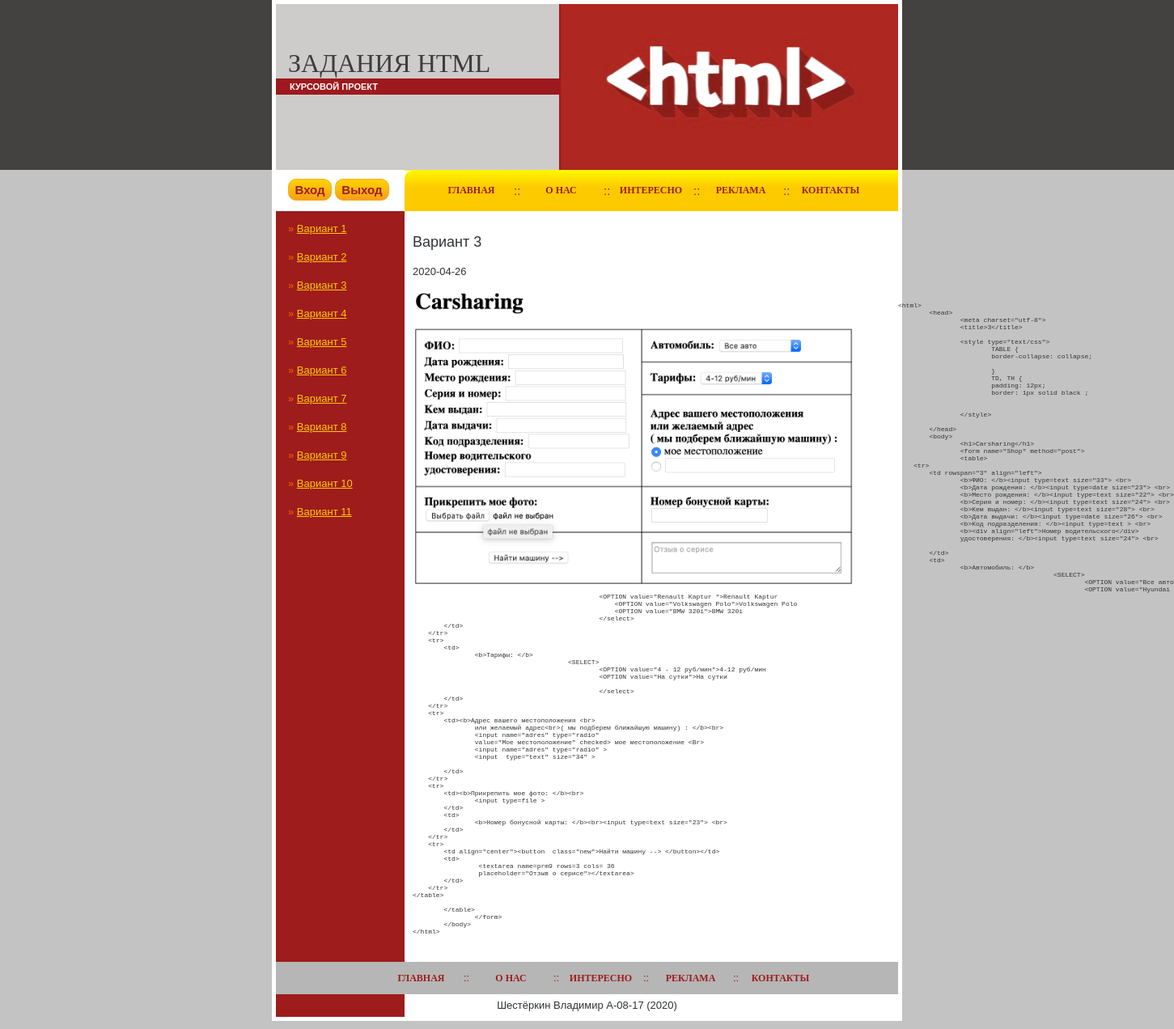
/?option=view&id_text=3, run on the app's committed database.
### tables this page shows
CREATE TABLE `category` (
  `id_category` int UNSIGNED NOT NULL,
  `name_category` varchar(255) NOT NULL
);

CREATE TABLE `menu` (
  `id_menu` int UNSIGNED NOT NULL,
  `name_menu` varchar(255) NOT NULL,
  `text_menu` text NOT NULL
);

CREATE TABLE `statti` (
  `id` int UNSIGNED NOT NULL,
  `title` varchar(255) NOT NULL,
  `text` text NOT NULL,
  `date` date NOT NULL,
  `img_src` varchar(255) NOT NULL
);

### classes/ACore.php (the view, shortened to what this page needs)
<?php
abstract class ACore {
	protected $db;
	public function __construct() {
		$this->db = mysqli_connect(HOST,USER,PASSWORD);
	}
	protected function get_header() {
		include "header.php";
	}
	protected function get_left_bar() {
		$query = "SELECT id_category,name_category FROM category";
		$result = mysqli_query($this->db,$query);
		echo '
					<div class="quick-bg">
							<div id="spacer" style="margin-bottom:15px;">
								<div id="rc-bg"> <input class="button10" type="button" value="Вход" onClick=location.href="../minicms/?option=login">  <input class="button10" type="button" value="Выход" onClick=location.href="http://localhost/minicms/?option=main">.</div>
							</div>';
		for($i = 0;$i < mysqli_num_rows($result); $i++) {
			$row = mysqli_fetch_assoc($result);
			printf("<div class='quick-links'>
					» <a href='?option=category&id_cat=%s'>%s</a>
					</div>",$row['id_category'],$row['name_category']);
		}
		echo "</div>";
	}
	protected function get_menu() {
		$row = $this->menu_array();
		echo '<div id="mainarea">
			<div class="heading">';
		echo '<div class="toplinks" style="padding-left:30px;">
					<a href="?option=main">Главная</a></div>
				<div class="sap2">::</div>';
		$i = 1;
		foreach($row as $item) {
			printf("<div class='toplinks'><a href='?option=menu&id_menu=%s'>%s</a></div>
					",$item['id_menu'],$item['name_menu']);
				if($i != count($row)) {
					echo "<div class='sap2'>::</div>";
				}
				$i++;
		}
		echo "</div>";
	}
	protected function menu_array() {
		$query = "SELECT id_menu,name_menu FROM menu";
		$result = mysqli_query($this->db,$query);
		$row = array();
		for($i = 0;$i < mysqli_num_rows($result); $i++) {
			$row[] = mysqli_fetch_assoc($result);
		}
		return $row;
	}
	protected function get_footer() {
		$row = $this->menu_array();
		echo "<div id='bottom'>";
		echo '<div class="toplinks" style="padding-left:127px;">
					<a href="?option=main">Главная</a></div>
				<div class="sap2">::</div>';
		$i = 1;
		foreach($row as $item) {
			printf("<div class='toplinks'><a href='?option=menu&id_menu=%s'>%s</a></div>
					",$item['id_menu'],$item['name_menu']);
				if($i != count($row)) {
					echo "<div class='sap2'>::</div>";
				}
				$i++;
		}
		echo '</div>
		            <div class="copy"><span class="style1"> Шестёркин Владимир A-08-17 (2020) </span>
		</div>
	</div>
</center></body></html>';
	}
	public function get_body() {
		$this->get_left_bar();
		$this->get_menu();
		$this->get_content();
		$this->get_footer();
	}
}
?>

### classes/view.php (shortened to what this page needs)
<?php
class view extends ACore {
	public function get_content() {
		echo '<div id="main">';
		if(!$_GET['id_text']) {
			echo 'Не правильные данные для вывода статьи';
		}
		else {
			$id_text = (int)$_GET['id_text'];
			if(!$id_text) {
				echo 'Не правильные данные для вывода статьи';
			}
			else {
				$query = "SELECT title,text,date,id,img_src FROM statti WHERE id='$id_text'";
				$result = mysqli_query($this->db,$query);
				$row = mysqli_fetch_assoc($result);
				printf("<link rel='stylesheet'href='https://cdnjs.cloudflare.com/ajax/libs/highlight.js/9.15.8/styles/tomorrow.min.css'>
					<script src='https://cdnjs.cloudflare.com/ajax/libs/highlight.js/9.15.8/highlight.min.js'></script>
					<script>hljs.initHighlightingOnLoad();</script>
					<p style='font-size:18px'>%s</p>
						<p>%s</p>
						<p><img style='margin-right:50px' width='550px' align='left' src='%s' ></p>
						<p><pre><code class='html' style='font-size: 6pt'> %s</code></pre></p>"
						,$row['title'],$row['date'],$row['img_src'],$row['text']);
			}
		}
		echo '</div>
			</div>';
	}
}
?>

### style/style.css (style rules this page uses)
body { font: normal small Arial, Helvetica, sans-serif; color: #303335; text-align:justify; font-size:13px; margin-top:0px; margin-left:0px; margin-right:0px; margin-bottom:10px; background-color:#c3c3c3; background-image:url(../images/bg2.gif); background-repeat:repeat-x; }
.sap2 { color:#9E1C1C; width:6px; text-align:center; float:left; }
.toplinks { color:#9E1C1C; text-transform:uppercase; font-family:"trebuchet ms"; width:105px; float:left; font-weight:bold; font-size:12px; text-align:center; }
.toplinks a { color:#9E1C1C; text-decoration:none; }
#mainarea { width:610px; margin-bottom:10px; background-image:url(../images/heading-bg.gif); background-repeat:repeat-x; float:left; }
.quick-bg { width:159px; text-align:left; float:left; }
.heading { height:51px; font-size:15px; color:#560001; text-align:left; line-height:51px; background-image:url(../images/rc.gif); background-repeat:no-repeat; background-position:left; }
#main { padding-top:10px; text-align:left; padding-bottom:10px; padding-left:10px; padding-right:10px; }
a { color:#DE5202; font-weight:bold; text-decoration:underline; }
.quick-links { height:35px; line-height:35px; color:#DE5202; font-weight:bold; padding-left:15px; }
.quick-links a { color:#FDCA00; font-weight:normal; text-decoration:underline; }
#bottom { height:40px; line-height:40px; background-color:#B6B6B6; width:769px; float:left; }
.copy { clear:left; height:28px; line-height:28px; }
#rc-bg { width:144px; height:51px; line-height:51px; background-color:#ffffff; font-size:15px; color:#FFFFFF; text-align:left; text-transform:uppercase; font-family:"trebuchet ms"; font-weight:bold; padding-left:15px; }
#spacer { height:40px; line-height:40px; }
.button10 { display: inline-block; color: #9E1C1C; font-size: 100%; font-weight: 700; text-decoration: none; user-select: none; padding: .25em .5em; outline: none; border: 1px solid rgb(250,172,17); border-radius: 10px; background: rgb(255,212,3) linear-gradient(rgb(255,212,3), rgb(248,157,23)); box-shadow: inset 0 -2px 1px rgba(0,0,0,0), inset 0 1px 2px rgba(0,0,0,0), inset 0 0 0 60px rgba(255,255,0,0); transition: box-shadow .2s, border-color .2s; }

### data on the page
category: name_category "Вариант 1"
category: name_category "Вариант 2"
category: name_category "Вариант 3"
category: name_category "Вариант 4"
category: name_category "Вариант 5"
category: name_category "Вариант 6"
category: name_category "Вариант 7"
category: name_category "Вариант 8"
category: name_category "Вариант 9"
category: name_category "Вариант 10"
category: name_category "Вариант 11"
menu: name_menu "О НАС"
menu: name_menu "ИНТЕРЕСНО"
menu: name_menu "РЕКЛАМА"
menu: name_menu "КОНТАКТЫ"
statti: title "Вариант 3", date "2020-04-26", img_src (picture), text "<html> <head> <meta charset=\"utf-8\"> <title>3</title> <style type=\"text/css\"> TABLE { border-collapse: collapse; } TD, TH { padding: 12px; border: 1px solid black ; </style> </head> <body> <h1>Carsharing</h1> <form name=\"Shop\" method=\"post\"> <table> <tr> <td rowspan=\"3\" align=\"left\"> <b>ФИО: </b><input type=text size=\"33\"> <br> <b>Дата рождения: </b><input type=date size=\"23\"> <br> <b>Место рождения: </b><input type=text size=\"22\"> <br> <b>Серия и номер: </b><input type=text size=\"24\"> <br> <b>Кем выдан: </b><input type=text size=\"28\"> <br> <b>Дата выдачи: </b><input type=date size=\"26\"> <br> <b>Код подразделения: </b><input type=text > <br> <b><div align=\"left\">Номер водительского</div>…"
